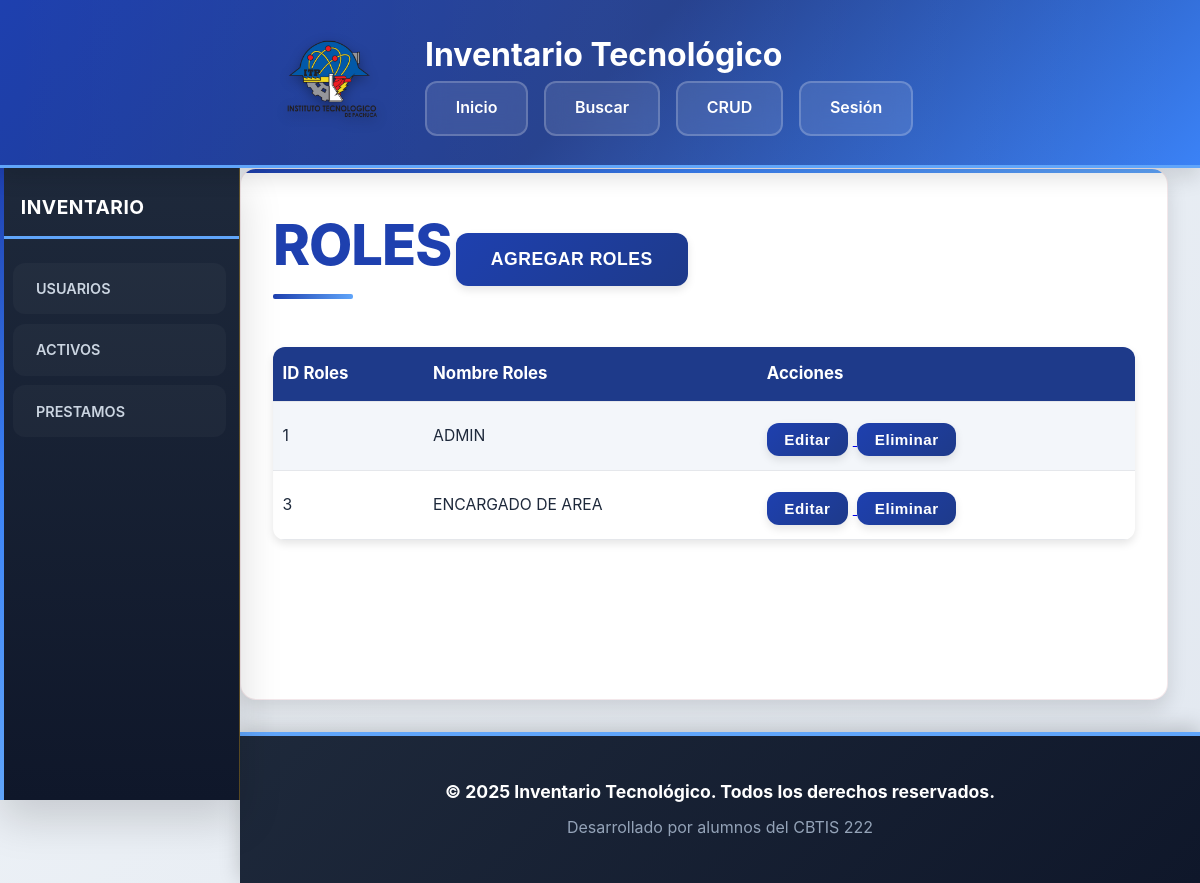
Page /pages/form_Roles.php on the committed database.
### tables this page shows
CREATE TABLE `Roles` (
  `id_rol` int(11) NOT NULL,
  `nombre_rol` varchar(50) NOT NULL
);

### api/consulta_rol.php (called while the page is built, shortened)
<?php
$resultado = $conexion->query(
    "SELECT*
    FROM
    Roles
    ORDER BY CAST(SUBSTRING(id_rol, -4) AS UNSIGNED) ASC;"
);

### pages/form_Roles.php (the view)
<?php
include '../includes/DBConfig.php';
include '../api/consulta_rol.php';
?>
<?php include '../includes/header.php'; ?>
<section class="contenedor">
    <h1>ROLES</h1>
    <a href="./form_NuevoRol.php">
        <button>AGREGAR ROLES</button>
    </a>
    <table class="tablas">
        <tr>
            <th>ID Roles</th>
            <th>Nombre Roles</th>
            <th>Acciones</th>
        </tr>
        <?php while ($row = $resultado->fetch_assoc()): ?>
            <tr>
                <td><?= ($row['id_rol']) ?></td>
                <td><?= ($row['nombre_rol']) ?></td>
                <td><a href="./form_ActualizarRol.php?id=<?php echo $row['id_rol']; ?>">
                            <button>Editar</button>
                        </a>
                    <a href="../api/eliminar_rol.php?id=<?php echo $row['id_rol']; ?>"
                        onclick="return confirm('¿Estás seguro de eliminar este rol?')">
                        <button>Eliminar</button>
                    </a>
                </td>
            </tr>
        <?php endwhile; ?>
    </table>
</section>
<?php include '../includes/footer.php'; ?>

### assets/css/style.css (style rules this page uses)
* { margin: 0; padding: 0; box-sizing: border-box; }
:root { --color-guinda: #1e40af; --color-guinda-oscuro: #1e3a8a; --color-guinda-claro: #2563eb; --color-azul-electrico: #3b82f6; --color-azul-oscuro: #1e40af; --color-dorado: #60a5fa; --color-fondo: #F1F5F9; --color-fondo-secundario: #FFFFFF; --color-texto: #1E293B; --color-texto-claro: #64748B; --sombra-xs: 0 1px 2px rgba(0, 0, 0, 0.05); --sombra-sm: 0 2px 4px rgba(0, 0, 0, 0.08); --sombra-md: 0 4px 8px rgba(0, 0, 0, 0.1); --sombra-lg: 0 10px 20px rgba(0, 0, 0, 0.12); --sombra-xl: 0 20px 40px rgba(0, 0, 0, 0.15); --transicion-rapida: 0.15s ease; --transicion-normal: 0.3s ease; --transicion-lenta: 0.5s ease; --radio-sm: 8px; --radio-md: 12px; --radio-lg: 16px; }
body { font-family: -apple-system, BlinkMacSystemFont, 'Inter', 'Segoe UI', 'Roboto', sans-serif; background: linear-gradient(135deg, #F1F5F9 0%, #E2E8F0 100%); color: var(--color-texto); line-height: 1.6; min-height: 100vh; overflow-x: hidden; display: flex; flex-direction: column; }
.contenedor { margin-left: 240px; margin-top: 168px; padding: 2rem; min-height: calc(100vh - 268px); background: var(--color-fondo-secundario); border-radius: var(--radio-lg); box-shadow: var(--sombra-lg); position: relative; overflow: hidden; border: 1px solid rgba(139, 21, 56, 0.1); animation: fadeInUp 0.6s ease-out; margin-right: 2rem; margin-bottom: 2rem; flex: 1; }
.contenedor::before { content: ''; position: absolute; top: 0; left: 0; width: 100%; height: 4px; background: linear-gradient(90deg, var(--color-guinda), var(--color-azul-electrico), var(--color-dorado)); }
.contenedor h1 { color: var(--color-guinda); font-size: 3.5rem; margin-bottom: 1.5rem; font-weight: 800; letter-spacing: -1px; position: relative; display: inline-block; }
.contenedor h1::after { content: ''; position: absolute; bottom: -8px; left: 0; width: 80px; height: 5px; background: linear-gradient(90deg, var(--color-guinda), var(--color-dorado)); border-radius: 2px; }
.tablas { width: 100%; border-collapse: separate; border-spacing: 0; background: #fff; border-radius: var(--radio-md); box-shadow: var(--sombra-md); margin-top: 2rem; font-size: 1rem; table-layout: auto; overflow: hidden; }
.tablas th, .tablas td { padding: 0.85rem 0.6rem; text-align: left; border-bottom: 1px solid #e5e7eb; vertical-align: middle; max-width: 170px; word-break: break-word; white-space: normal; overflow-wrap: anywhere; }
.tablas th { white-space: normal; overflow-wrap: anywhere; font-size: 0.99rem; }
.tablas td { font-size: 0.98rem; }
@media (min-width: 1200px) { .tablas th, .tablas td { max-width: 260px; } }
.tablas th { background: var(--color-guinda-oscuro); color: #fff; font-weight: 700; font-size: 1.05rem; position: sticky; top: 0; z-index: 2; }
.tablas tr:nth-child(even) { background: #f3f6fa; }
.tablas td button { margin-right: 0.3rem; padding: 0.5rem 1.1rem; font-size: 0.95rem; }
button, input[type="submit"] { background: linear-gradient(135deg, var(--color-guinda) 0%, var(--color-guinda-oscuro) 100%); color: white; border: none; border-radius: var(--radio-md); font-size: 1.1rem; font-weight: 700; padding: 1rem 2.2rem; cursor: pointer; transition: var(--transicion-normal); box-shadow: var(--sombra-md); margin-top: 0.5rem; letter-spacing: 0.5px; position: relative; overflow: hidden; }

### rows in the picture
roles: id_rol "1", nombre_rol "ADMIN"
roles: id_rol "3", nombre_rol "ENCARGADO DE AREA"
